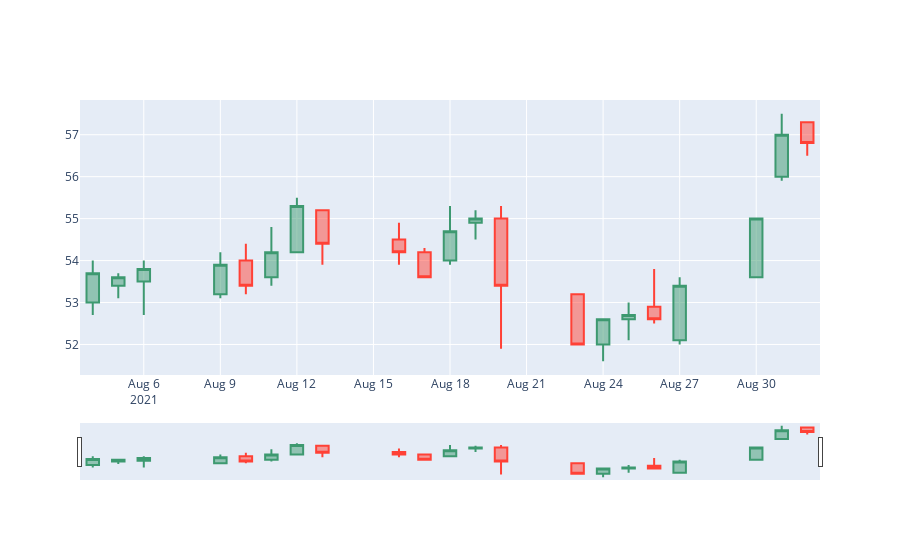

Notebook source saved alongside this figure:
### Code cell
fig = go.Figure(data = [
    go.Candlestick(
        x = df['date'],
        open = df['open_price'],
        high = df['highest_price'],
        low = df['lowest_price'],
        close = df['close_price']
    )
])
fig.show()

### Figure 1 — Plotly figure (JSON) as saved in the notebook; plotly's stock layout.template omitted (floating-point values rounded to 4 significant figures)
{"data": [{"close": [53.7, 53.6, 53.8, 53.9, 53.4, 54.2, 55.3, 54.4, 54.2, 53.6, 54.7, 55, 53.4, 52, 52.6, 52.7, 52.6, 53.4, 55, 57, 56.8], "high": [54, 53.7, 54, 54.2, 54.4, 54.8, 55.5, 55.2, 54.9, 54.3, 55.3, 55.2, 55.3, 53.2, 52.6, 53, 53.8, 53.6, 55, 57.5, 57.3], "low": [52.7, 53.1, 52.7, 53.1, 53.2, 53.4, 54.2, 53.9, 53.9, 53.6, 53.9, 54.5, 51.9, 52, 51.6, 52.1, 52.5, 52, 53.6, 55.9, 56.5], "open": [53, 53.4, 53.5, 53.2, 54, 53.6, 54.2, 55.2, 54.5, 54.2, 54, 54.9, 55, 53.2, 52, 52.6, 52.9, 52.1, 53.6, 56, 57.3], "type": "candlestick", "x": ["2021-08-04", "2021-08-05", "2021-08-06", "2021-08-09", "2021-08-10", "2021-08-11", "2021-08-12", "2021-08-13", "2021-08-16", "2021-08-17", "2021-08-18", "2021-08-19", "2021-08-20", "2021-08-23", "2021-08-24", "2021-08-25", "2021-08-26", "2021-08-27", "2021-08-30", "2021-08-31", "2021-09-01"]}], "layout": {}}
